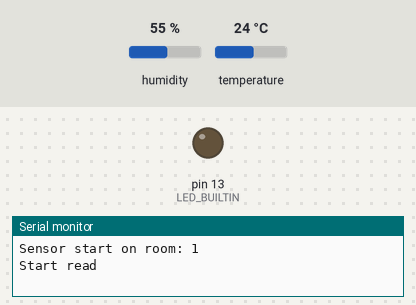
Bench run of a sketch on a simulated Arduino Uno, built with avr-gcc and run on an emulated ATmega328P. On the bench: output pins drawn as LEDs (lit = HIGH), the last lines printed to the serial monitor. The test bench sets the inputs (shaded band); at power-on: humidity 55 %, temperature 24 °C.

Above: at 0.4 s.
At 47.91 s:
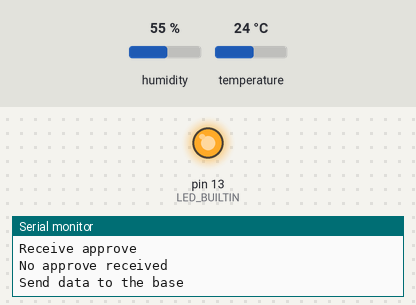
Timing chart, 0 to 51.2 s (numbered marks = the images above):
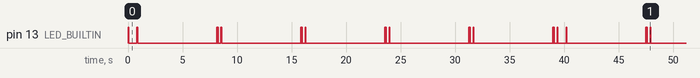

Measured:
- by itself, pin 13 (LED_BUILTIN): moves between LOW and HIGH, repeating every 39.4 s
- by itself, everything shown: repeats every 39.4 s, in 32 steps

The sketch:

sensors.ino
```cpp
#include <DHT.h>
#include <RCSwitch.h>

/*
   In this module data takes from DHT sensor and send it to base.
   Than we take a timeout and sleep

   Blinks:
   1 - Read/Send data
   2 - No approve received
   3 - Can't read data from DHT
*/

#define ROOM_ID 1             // ID of the room (sensor)

#define DHTPIN 4              // Digital pin connected to the DHT sensor
#define DHTTYPE DHT11         // Type of DHT module
#define RECINT 0              // 0 interupt = 2 pin for RC receiver
#define SNDPIN 3              // Pin for RC sender

DHT dht(DHTPIN, DHTTYPE);
RCSwitch mySwitch = RCSwitch();

int h;
int t;
long wait;

void setup() {
  Serial.begin(9600);
  Serial.print("Sensor start on room: ");
  Serial.println(ROOM_ID);

  mySwitch.enableTransmit(SNDPIN);
  mySwitch.enableReceive(RECINT);
  pinMode(LED_BUILTIN, OUTPUT);
  h = t = wait = 0;
}

void loop() {
  if ( dhtRead() ) {
    for (int i = 0; i < 5; i++) {
      sendData();
      delay(200);
      wait = 20;
      if ( receiveApprove() ) {
        break;
      }
    }
  } else {
    blinkLed(3);
  }

  Serial.print("Wait for ");
  Serial.println(wait);
  delay(wait);
}

bool dhtRead() {
  Serial.println("Start read");
  blinkLed(1);

  dht.begin();
  delay(500);

  float fh = dht.readHumidity();
  float ft = dht.readTemperature();

  if (isnan(ft) || isnan(fh)) {
    Serial.println("Wrong data");
    h = 0;
    t = 0;

    return false;
  } else {
    h = int(fh * 10);
    t = int(ft * 10);

    Serial.print("Data: h=");
    Serial.print(h);
    Serial.print(" t=");
    Serial.println(t);

    return true;
  }
}

void sendData() {
  Serial.println("Send data to the base");
  blinkLed(1);

  mySwitch.send(ROOM_ID, 15);
  mySwitch.send(h, 16);
  mySwitch.send(t, 17);
  mySwitch.send(ROOM_ID + h + t, 18);
}

bool receiveApprove() {
  int r, c;
  long w;
  r = w = c = 0;

  Serial.println("Receive approve");
  for (int i = 0; i < 50; i++ ) {
    while (mySwitch.available()) {
      switch (mySwitch.getReceivedBitlength()) {
        case 15:
          r = mySwitch.getReceivedValue();
          break;
        case 16:
          w = mySwitch.getReceivedValue();
          break;
        case 17:
          c = mySwitch.getReceivedValue();
          break;
      }

      if ( c == r + w) {
        if (r == ROOM_ID) {
          Serial.println("Approved");
          wait = w * 1000;
          return true;
        }
      }
      mySwitch.resetAvailable();
    }
    delay(100);
  }

  Serial.println("No approve received");
  blinkLed(2);
  return false;
}

void blinkLed(int count) {
  for (int i = 0; i < count; i++) {
    digitalWrite(LED_BUILTIN, HIGH);
    delay(50);
    digitalWrite(LED_BUILTIN, LOW);
    delay(50);
  }

  delay(200);
}
```
